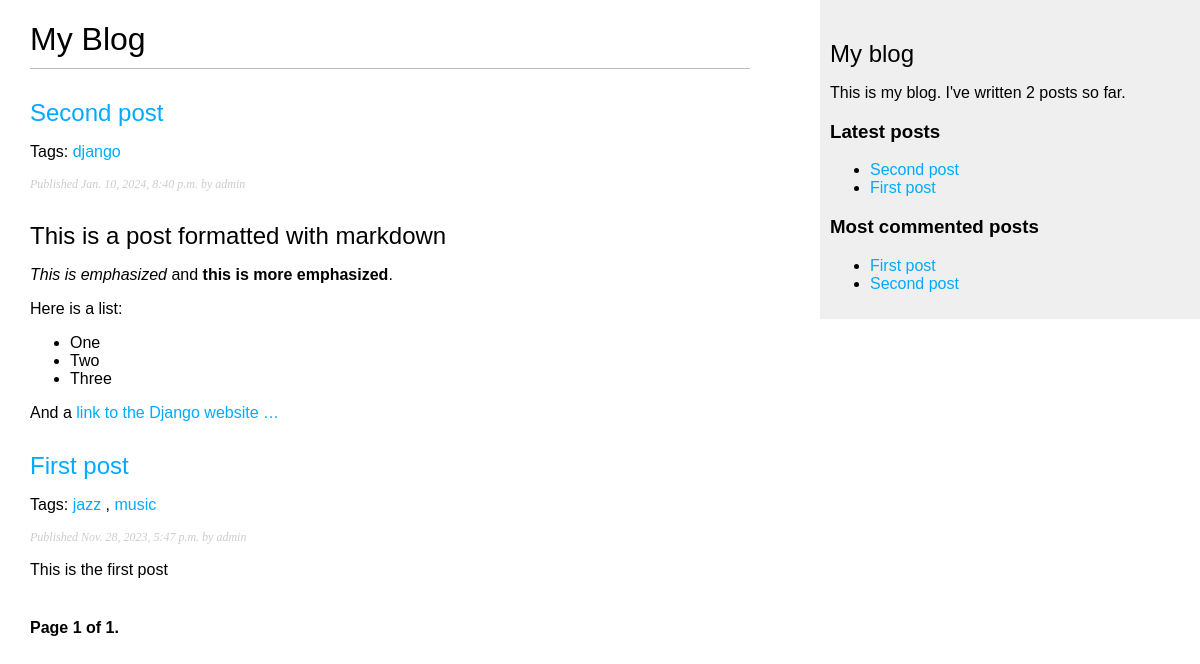
Screenshot of /blog/ with the database file from the repository.
### blog/models.py (models this page shows, shortened)
class Post(models.Model):
    class Status(models.TextChoices):
        DRAFT = 'DF', 'Draft'
        PUBLISHED = 'PB', 'Published'
    title = models.CharField(max_length=250)
    slug = models.SlugField(max_length=250)
    author = models.ForeignKey(User,
                               on_delete=models.CASCADE,
                               related_name='blog_posts')
    body = models.TextField()
    publish = models.DateTimeField(default=timezone.now)
    created = models.DateTimeField(auto_created=True)
    updated = models.DateTimeField(auto_now=True)
    status = models.CharField(max_length=2,
                              choices=Status.choices, default=Status.DRAFT)
    objects = models.Manager()
    published = PublishedManager()
    tags = TaggableManager()
    class Meta:
        unique_together = ('slug', 'publish')
        ordering = ['-publish']
        indexes = [
            models.Index(fields=['publish']),
        ]
    def get_absolute_url(self):
        return reverse('blog:post_detail',
                       args=[self.publish.year,
                             self.publish.month,
                             self.publish.day,
                             self.slug])

### blog/views.py (the view)
# urls.py: path('', views.post_list, name='post_list'),
def post_list(request, tag_slug=None):
    post_list = Post.published.all()
    tag = None
    if tag_slug:
        tag = get_object_or_404(Tag, slug=tag_slug)
        post_list = post_list.filter(tags__in=[tag])
    paginator = Paginator(post_list, 3)
    page_number = request.GET.get('page', 1)
    try:
        posts = paginator.page(page_number)
    except PageNotAnInteger:
        posts = paginator.page(1)
    except EmptyPage:
        posts = paginator.page(paginator.num_pages)
    return render(request, 'blog/post/list.html', {'posts': posts, 'tag': tag})

### blog/models.py (called while the page is built)
    def get_queryset(self):
        return super().get_queryset().filter(
            status=Post.Status.PUBLISHED)

### blog/templatetags/blog_tags.py (called while the page is built)
@register.simple_tag
def total_posts():
    return Post.published.count()

@register.simple_tag
def get_most_commented_posts(count=5):
    return Post.published.annotate(
        total_comments=Count('comments')
    ).order_by('-total_comments')[:count]

@register.inclusion_tag('blog/post/latest_posts.html')
def show_latest_posts(count=5):
    latest_posts = Post.published.order_by('-publish')[:count]
    return {'latest_posts': latest_posts}

@register.filter(name='markdown')
def markdown_format(text):
    return mark_safe(markdown.markdown(text))

### blog/templates/blog/post/list.html (shortened to what this page needs)
{% extends "blog/base.html" %}
{% load blog_tags %}
{% block content %}
  <h1>My Blog</h1>
  {% for post in posts %}
    <h2>
      <a href="{{ post.get_absolute_url }}">
        {{ post.title }}
      </a>
    </h2>
    <p class="tags">
      Tags:
      {% for tag in post.tags.all %}
        <a href="{% url "blog:post_list_by_tag" tag.slug %}">
          {{ tag.name }}
        </a>
        {% if not forloop.last %}, {% endif %}
      {% endfor %}
    </p>
    <p class="date">
      Published {{ post.publish }} by {{ post.author }}
    </p>
    {{ post.body|markdown|truncatewords_html:30 }}
  {% endfor %}
  {% include "pagination.html" with page=posts %}
{% endblock %}

### blog/templates/blog/base.html (shortened to what this page needs)
{% load blog_tags %}
{% load static %}
<!DOCTYPE html>
<html>
<head>
  <link href="{% static "css/blog.css" %}" rel="stylesheet">
</head>
<body>
  <div id="content">
    {% block content %}
    {% endblock %}
  </div>
  <div id="sidebar">
    <h2>My blog</h2>
    <p>
      This is my blog.
      I've written {% total_posts %} posts so far.
    </p>
    <h3>Latest posts</h3>
    {% show_latest_posts 3 %}
    <h3>Most commented posts</h3>
    {% get_most_commented_posts as most_commented_posts %}
    <ul>
      {% for post in most_commented_posts %}
      <li>
        <a href="{{ post.get_absolute_url }}">{{ post.title }}</a>
      </li>
      {% endfor %}
    </ul>
  </div>
</body>
</html>

### blog/templates/blog/post/latest_posts.html
<ul>
  {% for post in latest_posts %}
  <li>
    <a href="{{ post.get_absolute_url }}">{{ post.title }}</a>
  </li>
  {% endfor %}
</ul>

### blog/static/css/blog.css (style rules this page uses)
body { margin:0; padding:0; font-family:helvetica, sans-serif; }
a { color:#00abff; text-decoration:none; }
h1 { font-weight:normal; border-bottom:1px solid #bbb; padding:0 0 10px 0; }
h2 { font-weight:normal; margin:30px 0 0; }
#content { float:left; width:60%; padding:0 0 0 30px; }
#sidebar { float:right; width:30%; padding:10px; background:#efefef; height:100%; }
p.date { color:#ccc; font-family: georgia, serif; font-size: 12px; font-style: italic; }

### rows the page displays
Post: title "Second post", publish "Jan. 10, 2024, 8:40 p.m.", author "admin", body "This is a post formatted with markdown This is emphasized and this is more emphasized . Here is a list: One Two Three And a link to the Django website …"
Tag: name "django"
Post: title "First post", publish "Nov. 28, 2023, 5:47 p.m.", author "admin", body "This is the first post"
Tag: name "jazz"
Tag: name "music"

### other values shown
{{ page.number }} "1"
{{ page.paginator.num_pages }} "1"
